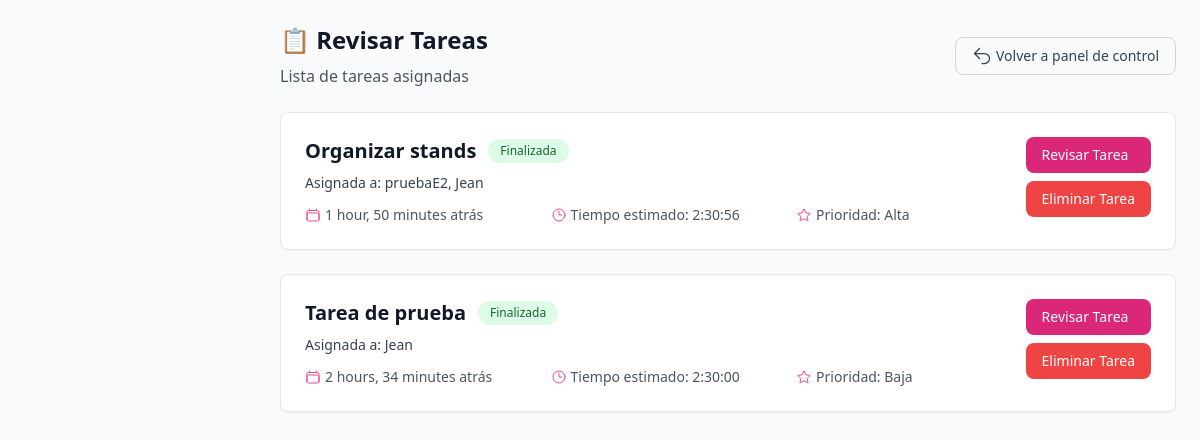
Page /jefe/revisar-tareas/ (signed in) on the earlier database version.
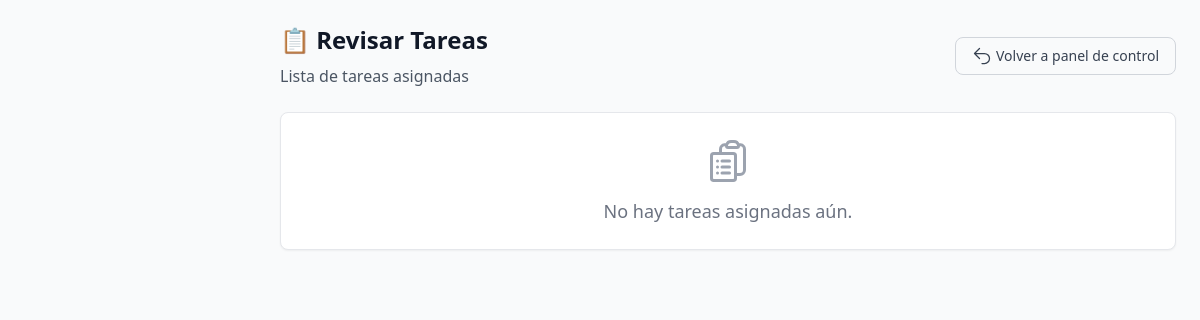
Same page on the later database version.
### tasks/models.py (models this page shows, shortened)
class Tarea(models.Model):
    titulo = models.CharField(max_length=200)
    descripcion = models.TextField()
    jefe = models.ForeignKey(User, on_delete=models.CASCADE, related_name='tareas_creadas')
    empleados = models.ManyToManyField(EmpleadoPerfil, related_name='tareas_asignadas')
    tiempo_estimado = models.DurationField()
    fecha_asignacion = models.DateTimeField(auto_now_add=True)
    completada = models.BooleanField(default=False)
    fecha_completada = models.DateTimeField(null=True, blank=True)
    aceptada_por = models.ManyToManyField(EmpleadoPerfil, blank=True, related_name="tareas_aceptadas")
    PRIORIDADES = [
        ('Baja', 'Baja'),
        ('Media', 'Media'),
        ('Alta', 'Alta'),
    ]
    prioridad = models.CharField(max_length=10, choices=PRIORIDADES, default='Media')

class EmpleadoPerfil(models.Model):
    user = models.OneToOneField(User, on_delete=models.CASCADE)
    tienda = models.ForeignKey(Tienda, on_delete=models.CASCADE)
    es_jefe = models.BooleanField(default=False)

### tasks/views.py (the view)
# urls.py: path('jefe/revisar-tareas/', views.revisar_tareas, name='revisar_tareas')
@login_required
def revisar_tareas(request):
    jefe = EmpleadoPerfil.objects.get(user=request.user)
    tareas = Tarea.objects.filter(jefe=request.user).order_by('-fecha_asignacion')
    return render(request, 'revisar_tareas.html', {
        'tareas': tareas,
    })

### tasks/templates/revisar_tareas.html (shortened to what the changed rows need)
<!DOCTYPE html>
<html lang="es">
<head>
    <script src="https://cdn.tailwindcss.com"></script>
</head>
<body class="bg-gray-50">
    <div class="min-h-screen flex flex-col">
        <main class="ml-64 p-6 flex-1">
            <div class="mb-6 flex justify-between items-center">
                <div>
                    <h2 class="text-2xl font-bold text-gray-900 mb-2">📋 Revisar Tareas</h2>
                </div>
            </div>
            {% for tarea in tareas %}
            <div class="bg-white rounded-lg border border-gray-200 p-6 shadow-sm mb-6">
                <div class="flex justify-between items-start">
                    <div class="flex-1">
                        <div class="flex items-center gap-3 mb-2">
                            <h3 class="text-xl font-bold text-gray-900">{{ tarea.titulo }}</h3>
                            <span class="px-3 py-1 text-xs font-medium rounded-full
                                {% if tarea.completada %}
                                    bg-green-100 text-green-800
                                {% elif tarea.aceptada_por.count > 0 %}
                                    bg-yellow-100 text-yellow-800
                                {% else %}
                                    bg-gray-100 text-gray-800
                                {% endif %}">
                                {% if tarea.completada %}
                                Finalizada
                                {% elif tarea.aceptada_por.count > 0 %}
                                En progreso
                                {% else %}
                                Pendiente
                                {% endif %}
                            </span>
                        </div>
                        <p class="text-sm text-gray-700 mb-3">
                            <span class="font-medium">Asignada a:</span>
                            {% for emp in tarea.empleados.all %}
                            {{ emp.user.get_full_name|default:emp.user.username }}{% if not forloop.last %}, {% endif %}
                            {% endfor %}
                        </p>
                        <div class="grid grid-cols-1 md:grid-cols-3 gap-4 text-sm text-gray-600">
                            <div class="flex items-center">
                                <span>{{ tarea.fecha_asignacion|timesince }} atrás</span>
                            </div>
                            <div class="flex items-center">
                                <svg xmlns="http://www.w3.org/2000/svg" fill="none" viewBox="0 0 24 24"
                                    stroke-width="1.5" stroke="currentColor" class="w-4 h-4 mr-1 text-primary-500">
                                    <path stroke-linecap="round" stroke-linejoin="round"
                                        d="M12 6v6h4.5m4.5 0a9 9 0 11-18 0 9 9 0 0118 0z" />
                                </svg>
                                <span>Tiempo estimado: {{ tarea.tiempo_estimado }}</span>
                            </div>
                            <div class="flex items-center">
                                <span>Prioridad: {{ tarea.get_prioridad_display }}</span>
                            </div>
                        </div>
                    </div>
                    <div class="flex flex-col gap-2">
                        {% if tarea.completada %}
                        <a href="{% url 'detalle_tarea' tarea.id %}"
                            class="bg-primary-600 text-white px-4 py-2 rounded-lg hover:bg-primary-700 text-sm font-medium transition-colors">
                            Revisar Tarea
                        </a>
                        <form method="POST" action="{% url 'eliminar_tarea' tarea.id %}"
                            onsubmit="return confirm('¿Estás seguro de que deseas eliminar esta tarea?');">
                            <button type="submit"
                                class="bg-red-500 text-white px-4 py-2 rounded-lg hover:bg-red-600 text-sm font-medium transition-colors">
                                Eliminar Tarea
                            </button>
                            {% elif tarea.aceptada_por.count > 0 %}
                            <a href="#"
                                class="bg-red-600 text-white px-4 py-2 rounded-lg hover:bg-red-700 text-sm font-medium transition-colors">
                                Cancelar
                            </a>
                            {% else %}
                            <a href="{% url 'detalle_tarea' tarea.id %}"
                                class="bg-gray-200 text-gray-800 px-4 py-2 rounded-lg hover:bg-gray-300 text-sm font-medium transition-colors">
                                Ver Detalles
                            </a>
                            {% endif %}
                    </div>
                </div>
            </div>
            {% empty %}
            <div class="bg-white rounded-lg border border-gray-200 p-6 shadow-sm mb-6 text-center">
                <p class="text-gray-500 text-lg">No hay tareas asignadas aún.</p>
            </div>
            {% endfor %}
        </main>
    </div>
</body>
</html>

Differences in the rows shown:
removed Tarea: titulo "Organizar stands", completada "Finalizada", fecha_asignacion "1 hour, 50 minutes", tiempo_estimado "2:30:56", prioridad "Alta"
no longer on this page (row unchanged): EmpleadoPerfil: user.get_full_name "pruebaE2", shown under "Organizar stands"
no longer on this page (row unchanged): EmpleadoPerfil: user.get_full_name "Jean"
removed Tarea: titulo "Tarea de prueba", completada "Finalizada", fecha_asignacion "2 hours, 34 minutes", tiempo_estimado "2:30:00", prioridad "Baja"
Other differences:
text now shown: "No hay tareas asignadas aún."
